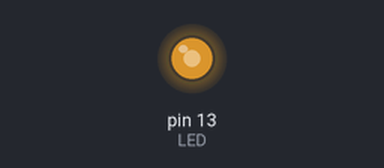
The sketch below on a simulated Arduino Uno, built with avr-gcc and run on an emulated ATmega328P. On the bench: output pins drawn as LEDs (lit = HIGH).

Above: at 0.1 s.
Timing chart, 0 to 1.6 s (numbered marks = the images above):
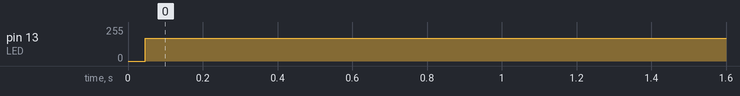

Measured:
- by itself, pin 13 (LED): 0/255 → 171/255 at 0.05 s

The sketch:

Blinking_LED.ino
```cpp
const int LED = 13;

void setup() {
  // put your setup code here, to run once:
  pinMode(LED, OUTPUT);

}

void loop() {
  // put your main code here, to run repeatedly:
  digitalWrite(LED, HIGH); // turns LED on
  delay(2); // wait 0.5 second
  digitalWrite(LED, LOW); // LED off
  delay(1); //wait 2 second

}
```
